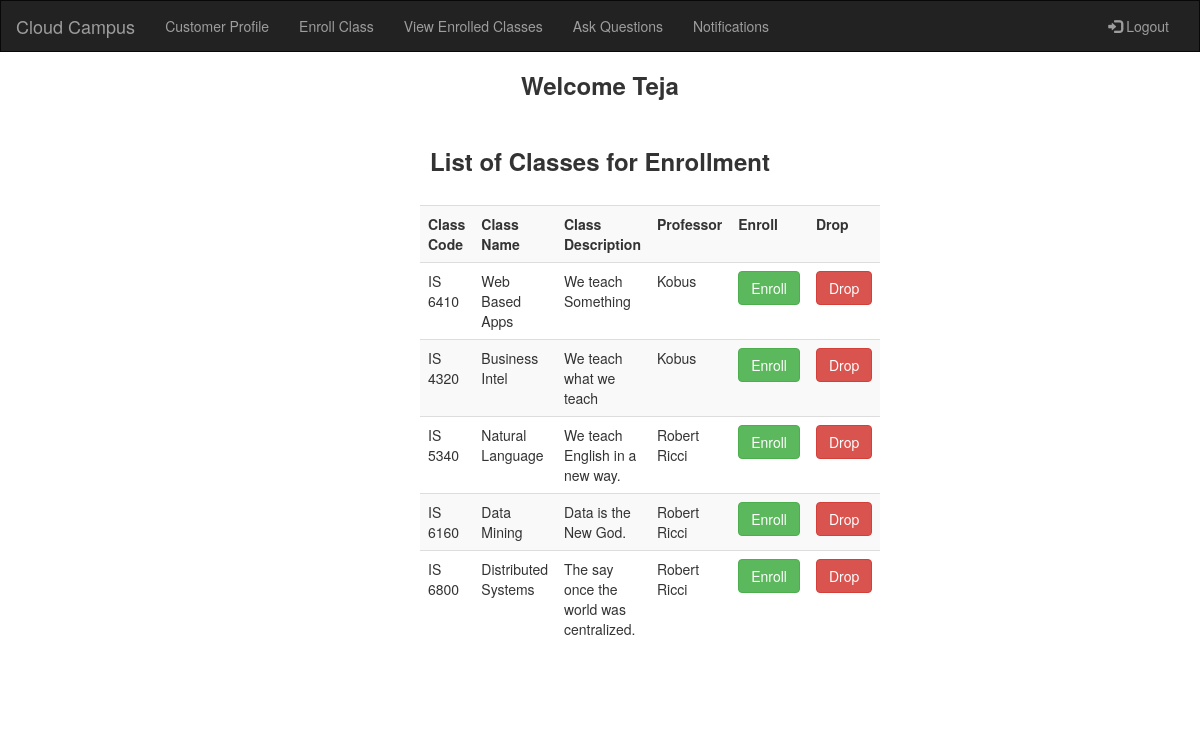
/enrollclass.php (signed in), run on the app's committed database.
### tables this page shows
CREATE TABLE IF NOT EXISTS `class` (
  `Id` int(5) NOT NULL AUTO_INCREMENT,
  `Code` varchar(20) NOT NULL,
  `Name` varchar(20) NOT NULL,
  `Description` varchar(200) NOT NULL,
  `Professor` int(5) NOT NULL,
  PRIMARY KEY (`Id`),
  UNIQUE KEY `Code` (`Code`),
  KEY `Professor_in_Login_Table` (`Professor`)
);

### session.php (called while the page is built, shortened)
<?php
include_once('connect-db.php');
$user_check=$_SESSION['login_user'];
$ses_sql=mysqli_query($mysqli,"select * from login where Username='$user_check'");
$row = mysqli_fetch_assoc($ses_sql);
$login_session =$row['Username'];
$login_role = $row['Role'];
?>

### enrollclass.php (the view, shortened to what this page needs)
<!DOCTYPE HTML PUBLIC "-//W3C//DTD HTML 4.01//EN" "http://www.w3.org/TR/html4/strict.dtd">
<html>
<head>
  <link rel="stylesheet" href="https://maxcdn.bootstrapcdn.com/bootstrap/3.3.7/css/bootstrap.min.css">
</head>
<body>
<?php
include_once('homepage.php');
require_once('connect-db.php');
if ($res = $mysqli->query("select * from login where Username='$login_session'")){
    $row1 = $res->fetch_object();
	$id = $row1->Id;
}
if ($result = $mysqli->query("SELECT * FROM class"))
{
if ($result->num_rows > 0)
{
echo "<div class='container'>";
echo "<div class='row'>";
echo "<div class='col-xs-12 col-sm-8 col-md-4 col-sm-offset-2 col-md-offset-4'>";
echo "<h3><b><center>List of Classes for Enrollment</center></b></h3>";
echo "<table class='table table-striped table-hover'>";
echo "<tbody>";
echo "<tr><th>Class Code</th><th>Class Name</th><th>Class Description</th><th>Professor</th><th>Enroll</th><th>Drop</th></tr>";
while ($row = $result->fetch_object())
{
$prof = $mysqli->query("select * from login where Id='$row->Professor'");
$prof_row = $prof->fetch_object();
echo "<tr>";
echo "<td>" . $row->Code . "</td>";
echo "<td>" . $row->Name . "</td>";
echo "<td>" . $row->Description . "</td>";
echo "<td>" . $prof_row->Name . "</td>";
echo "<td>";
echo <<<_END
<form method='post' action='enrollclass.php' id="form1">
<input type='hidden' name='id' value='$id'>
<input type='hidden' name='classid' value='$row->Id'>
<input type='hidden' name='type' value='enroll'>
<input type='submit' class="btn btn-success btn-block" value='Enroll'>
</form>
_END;
echo "</td>";
echo "<td>";
echo <<<_END
<form method='post' action='enrollclass.php' id="form1">
<input type='hidden' name='id' value='$id'>
<input type='hidden' name='classid' value='$row->Id'>
<input type='hidden' name='type' value='drop'>
<input type='submit' name='submit' class="btn btn-danger btn-block" value='Drop'>
</form>
_END;
echo "</td>";
echo "</tr>";
}
echo "</tbody>";
echo "</table>";
echo "</div>";
echo "</div>";
echo "</div>";
}
}
else
{
echo "Error: " . $mysqli->error;
}
?>
</body>
</html>

### homepage.php (shortened to what this page needs)
<?php
include('session.php');
?>
<html>
<head>
  <link rel="stylesheet" href="https://maxcdn.bootstrapcdn.com/bootstrap/3.3.7/css/bootstrap.min.css">
</head>
<body>
<div class="container-fluid text-center">
<div class="row">
<nav class="navbar navbar-inverse">
  <div class="container-fluid">
    <div class="navbar-header">
      <a class="navbar-brand" href="homepage.php">Cloud Campus</a>
    </div>
    <div class="collapse navbar-collapse" id="myNavbar">
      <ul class="nav navbar-nav">
	  <li><a href="#">Customer Profile</a></li>
      <?php
      if($login_role == 'Student')
      {
          echo " <li><a href=\"enrollclass.php\">Enroll Class</a></li>";
          echo "<li><a href=\"viewenrolledclasses.php\">View Enrolled Classes</a></li>";
          echo "<li><a href=\"askquestions.php\">Ask Questions</a></li>";
      }
      ?>
	  <li><a href="#">Notifications</a></li>
	</ul>
	<ul class="nav navbar-nav navbar-right">
      <li><a href="logout.php"><span class="glyphicon glyphicon-log-in"></span> Logout</a></li>
    </ul>
    </div>
  </div>
</nav>
</div>
  <div>
<h3><b>Welcome <?php echo $login_session; ?></b></h3><br>
</div>
</div>
</body>
</html>

### enrollclass.php (style rules this page uses)
.navbar { margin-bottom: 0; border-radius: 0; }

### homepage.php (style rules this page uses)
.navbar { margin-bottom: 0; border-radius: 0; }

### data on the page
class: Code "IS 6410", Name "Web Based Apps", Description "We teach Something", login.Name "Kobus"
class: Code "IS 4320", Name "Business Intel", Description "We teach what we teach", login.Name "Kobus"
class: Code "IS 5340", Name "Natural Language", Description "We teach English in a new way.", login.Name "Robert Ricci"
class: Code "IS 6160", Name "Data Mining", Description "Data is the New God.", login.Name "Robert Ricci"
class: Code "IS 6800", Name "Distributed Systems", Description "The say once the world was centralized.", login.Name "Robert Ricci"

### other printed values
$login_session "Teja"
